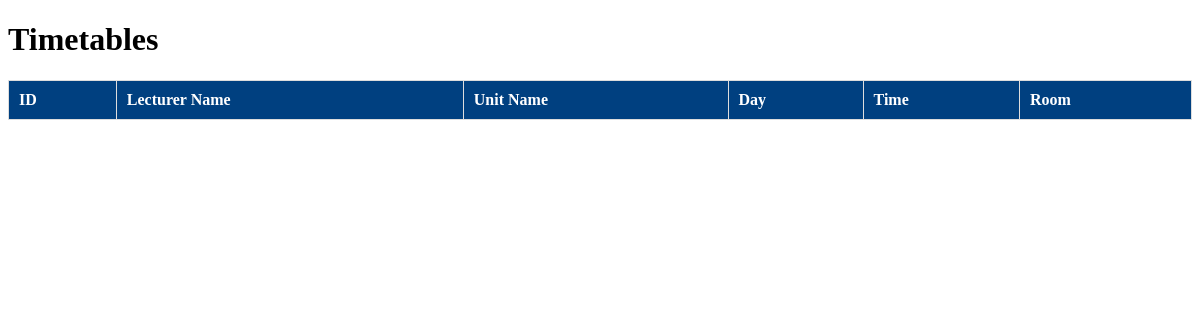
Page /timetables on the earlier database version.
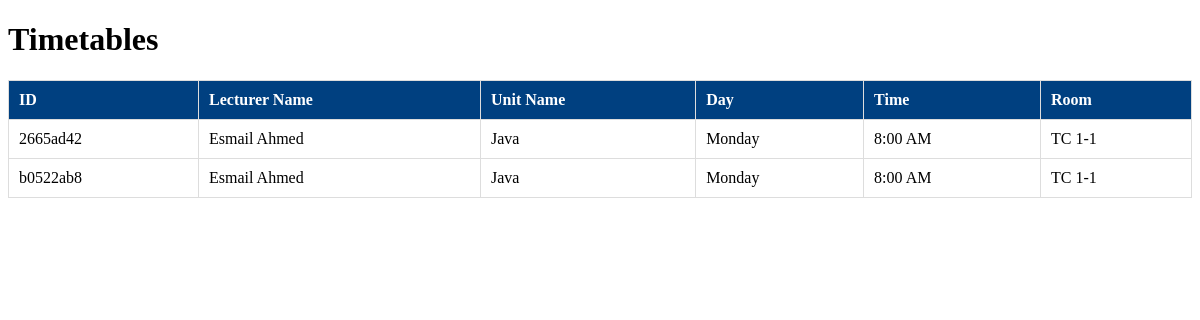
Same page on the later database version.
### tables this page shows
CREATE TABLE timetables (
                id TEXT PRIMARY KEY,
                lecturer_id TEXT NOT NULL,
                unit_name TEXT NOT NULL,
                lecturer_name TEXT NOT NULL,
                request_id TEXT NOT NULL,
                day TEXT,
                time TEXT,
                room TEXT NOT NULL DEFAULT 'Unknown',
                student_count INTEGER NOT NULL,
                status TEXT DEFAULT 'draft',
                created_at TEXT DEFAULT CURRENT_TIMESTAMP,
                modified_at TEXT DEFAULT CURRENT_TIMESTAMP
            );

### app.py (the view)
@app.route('/timetables')
def view_timetables():
    with get_db_connection() as conn:
        timetables = conn.execute('''
            SELECT * FROM timetables
        ''').fetchall()
    return render_template('view_timetables.html', timetables=timetables)

### app.py (called while the page is built)
def get_db_connection():
    conn = sqlite3.connect('projo.db')  # Ensure this matches your database file
    conn.row_factory = sqlite3.Row  # Allows accessing columns by name
    return conn

### templates/view_timetables.html (shortened to what this page needs)
<!DOCTYPE html>
<html lang="en">
<head>
</head>
<body>
    <h1>Timetables</h1>
    <table>
        <tr>
            <th>ID</th>
            <th>Lecturer Name</th>
            <th>Unit Name</th>
            <th>Day</th>
            <th>Time</th>
            <th>Room</th>
        </tr>
        {% for timetable in timetables %}
        <tr>
            <td>{{ timetable.id }}</td>
            <td>{{ timetable.lecturer_name }}</td>
            <td>{{ timetable.unit_name }}</td>
            <td>{{ timetable.day }}</td>
            <td>{{ timetable.time }}</td>
            <td>{{ timetable.room }}</td>
        </tr>
        {% endfor %}
    </table>
</body>
</html>

Differences in the rows shown:
added timetables: id "2665ad42", lecturer_name "Esmail Ahmed", unit_name "Java", day "Monday", time "8:00 AM", room "TC 1-1"
added timetables: id "b0522ab8", lecturer_name "Esmail Ahmed", unit_name "Java", day "Monday", time "8:00 AM", room "TC 1-1"
